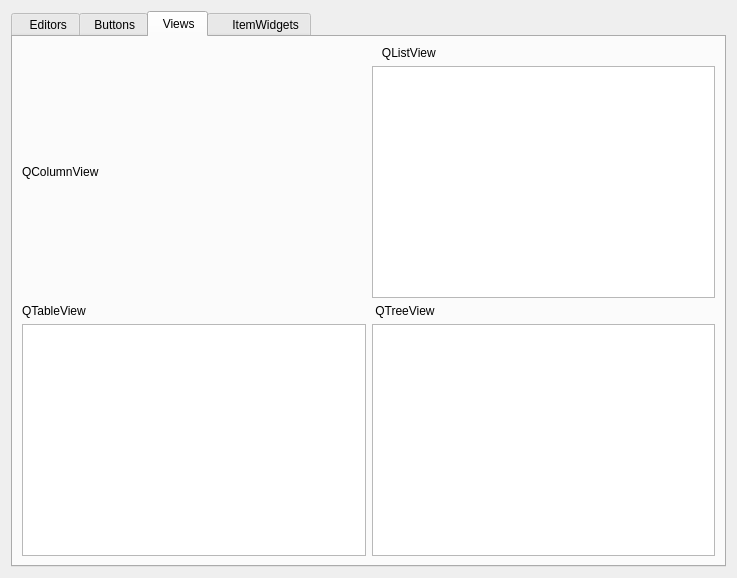
<?xml version="1.0" encoding="UTF-8"?>
<ui version="4.0">
 <class>QssTestWidget</class>
 <widget class="QWidget" name="QssTestWidget">
  <property name="geometry">
   <rect>
    <x>0</x>
    <y>0</y>
    <width>737</width>
    <height>578</height>
   </rect>
  </property>
  <property name="windowTitle">
   <string>Form</string>
  </property>
  <layout class="QVBoxLayout" name="verticalLayout">
   <item>
    <widget class="QTabWidget" name="QColumnView">
     <property name="currentIndex">
      <number>2</number>
     </property>
     <widget class="QWidget" name="tab_2">
      <attribute name="title">
       <string>  Editors</string>
      </attribute>
      <widget class="QTextEdit" name="textEdit">
       <property name="geometry">
        <rect>
         <x>340</x>
         <y>20</y>
         <width>291</width>
         <height>201</height>
        </rect>
       </property>
       <property name="html">
        <string>&lt;!DOCTYPE HTML PUBLIC &quot;-//W3C//DTD HTML 4.0//EN&quot; &quot;http://www.w3.org/TR/REC-html40/strict.dtd&quot;&gt;
&lt;html&gt;&lt;head&gt;&lt;meta name=&quot;qrichtext&quot; content=&quot;1&quot; /&gt;&lt;style type=&quot;text/css&quot;&gt;
p, li { white-space: pre-wrap; }
&lt;/style&gt;&lt;/head&gt;&lt;body style=&quot; font-family:'SimSun'; font-size:9pt; font-weight:400; font-style:normal;&quot;&gt;
&lt;p style=&quot; margin-top:0px; margin-bottom:0px; margin-left:0px; margin-right:0px; -qt-block-indent:0; text-indent:0px;&quot;&gt;QTextEdit&lt;/p&gt;&lt;/body&gt;&lt;/html&gt;</string>
       </property>
      </widget>
      <widget class="QLabel" name="label">
       <property name="geometry">
        <rect>
         <x>80</x>
         <y>310</y>
         <width>141</width>
         <height>61</height>
        </rect>
       </property>
       <property name="text">
        <string>QLabel</string>
       </property>
      </widget>
      <widget class="QWidget" name="">
       <property name="geometry">
        <rect>
         <x>10</x>
         <y>10</y>
         <width>311</width>
         <height>234</height>
        </rect>
       </property>
       <layout class="QVBoxLayout" name="verticalLayout_5">
        <item>
         <widget class="QGroupBox" name="groupBox_3">
          <property name="title">
           <string> QDateEdit</string>
          </property>
          <layout class="QVBoxLayout" name="verticalLayout_3">
           <item>
            <widget class="QDateEdit" name="dateEdit"/>
           </item>
          </layout>
         </widget>
        </item>
        <item>
         <widget class="QGroupBox" name="groupBox_2">
          <property name="title">
           <string>   QTimeEdit</string>
          </property>
          <layout class="QHBoxLayout" name="horizontalLayout">
           <item>
            <widget class="QTimeEdit" name="timeEdit"/>
           </item>
          </layout>
         </widget>
        </item>
        <item>
         <widget class="QGroupBox" name="groupBox_4">
          <property name="title">
           <string> QDateTimeEdit</string>
          </property>
          <layout class="QVBoxLayout" name="verticalLayout_4">
           <item>
            <widget class="QDateTimeEdit" name="dateTimeEdit"/>
           </item>
          </layout>
         </widget>
        </item>
        <item>
         <widget class="QLineEdit" name="lineEdit">
          <property name="text">
           <string>QLineEdit</string>
          </property>
         </widget>
        </item>
       </layout>
      </widget>
     </widget>
     <widget class="QWidget" name="tab">
      <attribute name="title">
       <string> Buttons</string>
      </attribute>
      <widget class="QGroupBox" name="groupBox">
       <property name="geometry">
        <rect>
         <x>10</x>
         <y>10</y>
         <width>121</width>
         <height>161</height>
        </rect>
       </property>
       <property name="title">
        <string>  buttons</string>
       </property>
       <layout class="QVBoxLayout" name="verticalLayout_2">
        <item>
         <widget class="QPushButton" name="pushButton">
          <property name="text">
           <string>QPushButton</string>
          </property>
         </widget>
        </item>
        <item>
         <widget class="QToolButton" name="toolButton">
          <property name="text">
           <string>  QToolButton</string>
          </property>
         </widget>
        </item>
        <item>
         <widget class="QDialogButtonBox" name="buttonBox">
          <property name="standardButtons">
           <set>QDialogButtonBox::Cancel|QDialogButtonBox::Ok</set>
          </property>
         </widget>
        </item>
        <item>
         <widget class="QCheckBox" name="checkBox">
          <property name="text">
           <string>CheckBox</string>
          </property>
         </widget>
        </item>
        <item>
         <widget class="QRadioButton" name="radioButton">
          <property name="text">
           <string>QRadioButton</string>
          </property>
         </widget>
        </item>
       </layout>
      </widget>
      <widget class="QProgressBar" name="progressBar">
       <property name="geometry">
        <rect>
         <x>170</x>
         <y>270</y>
         <width>118</width>
         <height>23</height>
        </rect>
       </property>
       <property name="value">
        <number>24</number>
       </property>
      </widget>
      <widget class="QComboBox" name="comboBox">
       <property name="geometry">
        <rect>
         <x>170</x>
         <y>100</y>
         <width>101</width>
         <height>21</height>
        </rect>
       </property>
       <item>
        <property name="text">
         <string>QComboBox</string>
        </property>
       </item>
       <item>
        <property name="text">
         <string>Item1</string>
        </property>
       </item>
       <item>
        <property name="text">
         <string>Item2</string>
        </property>
       </item>
       <item>
        <property name="text">
         <string>Item3</string>
        </property>
       </item>
      </widget>
      <widget class="QFontComboBox" name="fontComboBox">
       <property name="geometry">
        <rect>
         <x>160</x>
         <y>240</y>
         <width>216</width>
         <height>22</height>
        </rect>
       </property>
      </widget>
      <widget class="QGroupBox" name="groupBox_7">
       <property name="geometry">
        <rect>
         <x>300</x>
         <y>10</y>
         <width>171</width>
         <height>161</height>
        </rect>
       </property>
       <property name="title">
        <string>QToolBox</string>
       </property>
       <layout class="QVBoxLayout" name="verticalLayout_17">
        <item>
         <widget class="QToolBox" name="toolBox">
          <property name="currentIndex">
           <number>1</number>
          </property>
          <widget class="QWidget" name="page">
           <property name="geometry">
            <rect>
             <x>0</x>
             <y>0</y>
             <width>147</width>
             <height>68</height>
            </rect>
           </property>
           <attribute name="label">
            <string>QDoubleSpinBox</string>
           </attribute>
           <layout class="QVBoxLayout" name="verticalLayout_15">
            <item>
             <widget class="QDoubleSpinBox" name="doubleSpinBox_2"/>
            </item>
           </layout>
          </widget>
          <widget class="QWidget" name="page_2">
           <property name="geometry">
            <rect>
             <x>0</x>
             <y>0</y>
             <width>147</width>
             <height>68</height>
            </rect>
           </property>
           <attribute name="label">
            <string>QSpinBox</string>
           </attribute>
           <layout class="QVBoxLayout" name="verticalLayout_16">
            <item>
             <widget class="QSpinBox" name="spinBox_2"/>
            </item>
           </layout>
          </widget>
         </widget>
        </item>
       </layout>
      </widget>
      <widget class="QGroupBox" name="groupBox_5">
       <property name="geometry">
        <rect>
         <x>10</x>
         <y>180</y>
         <width>108</width>
         <height>146</height>
        </rect>
       </property>
       <property name="title">
        <string>  QSlider</string>
       </property>
       <layout class="QVBoxLayout" name="verticalLayout_6">
        <item>
         <widget class="QSlider" name="verticalSlider">
          <property name="orientation">
           <enum>Qt::Vertical</enum>
          </property>
         </widget>
        </item>
        <item>
         <widget class="QSlider" name="horizontalSlider">
          <property name="orientation">
           <enum>Qt::Horizontal</enum>
          </property>
         </widget>
        </item>
       </layout>
      </widget>
     </widget>
     <widget class="QWidget" name="tab_3">
      <attribute name="title">
       <string> Views</string>
      </attribute>
      <layout class="QGridLayout" name="gridLayout">
       <item row="0" column="0">
        <layout class="QVBoxLayout" name="verticalLayout_8">
         <item>
          <widget class="QLabel" name="label_2">
           <property name="text">
            <string>QColumnView</string>
           </property>
          </widget>
         </item>
        </layout>
       </item>
       <item row="1" column="0">
        <layout class="QVBoxLayout" name="verticalLayout_11">
         <item>
          <widget class="QLabel" name="label_5">
           <property name="text">
            <string>QTableView</string>
           </property>
          </widget>
         </item>
         <item>
          <widget class="QTableView" name="tableView"/>
         </item>
        </layout>
       </item>
       <item row="0" column="1">
        <layout class="QVBoxLayout" name="verticalLayout_9">
         <item>
          <widget class="QLabel" name="label_3">
           <property name="text">
            <string>   QListView</string>
           </property>
          </widget>
         </item>
         <item>
          <widget class="QListView" name="listView"/>
         </item>
        </layout>
       </item>
       <item row="1" column="1">
        <layout class="QVBoxLayout" name="verticalLayout_10">
         <item>
          <widget class="QLabel" name="label_4">
           <property name="text">
            <string> QTreeView</string>
           </property>
          </widget>
         </item>
         <item>
          <widget class="QTreeView" name="treeView"/>
         </item>
        </layout>
       </item>
      </layout>
     </widget>
     <widget class="QWidget" name="tab_4">
      <attribute name="title">
       <string>    ItemWidgets</string>
      </attribute>
      <layout class="QGridLayout" name="gridLayout_2">
       <item row="0" column="1">
        <layout class="QVBoxLayout" name="verticalLayout_12">
         <item>
          <widget class="QLabel" name="label_6">
           <property name="text">
            <string>   QListWidget</string>
           </property>
          </widget>
         </item>
         <item>
          <widget class="QListWidget" name="listWidget"/>
         </item>
        </layout>
       </item>
       <item row="0" column="0">
        <layout class="QVBoxLayout" name="verticalLayout_14">
         <item>
          <widget class="QLabel" name="label_7">
           <property name="text">
            <string>QTreeWidget</string>
           </property>
          </widget>
         </item>
         <item>
          <widget class="QTreeWidget" name="treeWidget">
           <column>
            <property name="text">
             <string notr="true">1</string>
            </property>
           </column>
          </widget>
         </item>
        </layout>
       </item>
       <item row="1" column="0" colspan="2">
        <layout class="QVBoxLayout" name="verticalLayout_13">
         <item>
          <widget class="QLabel" name="label_8">
           <property name="text">
            <string> QTableWidget</string>
           </property>
          </widget>
         </item>
         <item>
          <widget class="QTableWidget" name="tableWidget"/>
         </item>
        </layout>
       </item>
      </layout>
     </widget>
    </widget>
   </item>
  </layout>
 </widget>
 <resources/>
 <connections/>
</ui>
